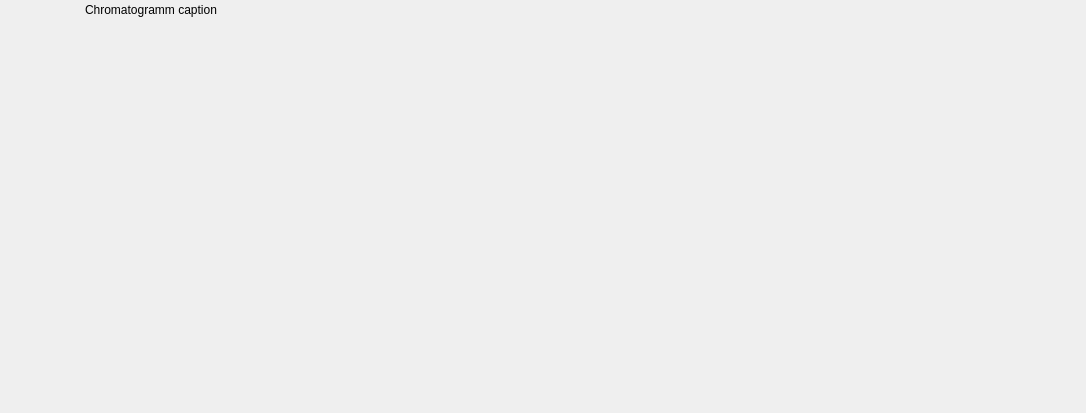
<?xml version="1.0" encoding="UTF-8"?>
<ui version="4.0">
 <class>ChromatogrammUi</class>
 <widget class="QWidget" name="ChromatogrammUi">
  <property name="geometry">
   <rect>
    <x>0</x>
    <y>0</y>
    <width>1086</width>
    <height>413</height>
   </rect>
  </property>
  <property name="windowTitle">
   <string>Form</string>
  </property>
  <layout class="QVBoxLayout" name="verticalLayout">
   <property name="spacing">
    <number>0</number>
   </property>
   <property name="leftMargin">
    <number>0</number>
   </property>
   <property name="topMargin">
    <number>0</number>
   </property>
   <property name="rightMargin">
    <number>0</number>
   </property>
   <property name="bottomMargin">
    <number>0</number>
   </property>
   <item>
    <layout class="QHBoxLayout" name="headerLayout">
     <property name="spacing">
      <number>0</number>
     </property>
     <item>
      <spacer name="leftSpacer">
       <property name="orientation">
        <enum>Qt::Horizontal</enum>
       </property>
       <property name="sizeType">
        <enum>QSizePolicy::Fixed</enum>
       </property>
       <property name="sizeHint" stdset="0">
        <size>
         <width>37</width>
         <height>0</height>
        </size>
       </property>
      </spacer>
     </item>
     <item>
      <widget class="QPushButton" name="masterActionButton">
       <property name="sizePolicy">
        <sizepolicy hsizetype="Preferred" vsizetype="Preferred">
         <horstretch>0</horstretch>
         <verstretch>0</verstretch>
        </sizepolicy>
       </property>
       <property name="minimumSize">
        <size>
         <width>14</width>
         <height>13</height>
        </size>
       </property>
       <property name="maximumSize">
        <size>
         <width>14</width>
         <height>13</height>
        </size>
       </property>
       <property name="toolTip">
        <string>Make master</string>
       </property>
       <property name="text">
        <string/>
       </property>
       <property name="icon">
        <iconset resource="../../../resource.qrc">
         <normaloff>:/resource/icons/icon_star_inactive.png</normaloff>:/resource/icons/icon_star_inactive.png</iconset>
       </property>
       <property name="iconSize">
        <size>
         <width>14</width>
         <height>13</height>
        </size>
       </property>
       <property name="flat">
        <bool>true</bool>
       </property>
      </widget>
     </item>
     <item>
      <spacer name="horizontalSpacer_3">
       <property name="orientation">
        <enum>Qt::Horizontal</enum>
       </property>
       <property name="sizeType">
        <enum>QSizePolicy::Fixed</enum>
       </property>
       <property name="sizeHint" stdset="0">
        <size>
         <width>11</width>
         <height>0</height>
        </size>
       </property>
      </spacer>
     </item>
     <item>
      <widget class="QPushButton" name="menuButton">
       <property name="sizePolicy">
        <sizepolicy hsizetype="Preferred" vsizetype="Preferred">
         <horstretch>0</horstretch>
         <verstretch>0</verstretch>
        </sizepolicy>
       </property>
       <property name="minimumSize">
        <size>
         <width>12</width>
         <height>10</height>
        </size>
       </property>
       <property name="maximumSize">
        <size>
         <width>12</width>
         <height>10</height>
        </size>
       </property>
       <property name="text">
        <string/>
       </property>
       <property name="icon">
        <iconset resource="../../../resource.qrc">
         <normaloff>:/resource/icons/icon_burger_menu.png</normaloff>:/resource/icons/icon_burger_menu.png</iconset>
       </property>
       <property name="iconSize">
        <size>
         <width>12</width>
         <height>10</height>
        </size>
       </property>
       <property name="flat">
        <bool>true</bool>
       </property>
      </widget>
     </item>
     <item>
      <spacer name="horizontalSpacer_2">
       <property name="orientation">
        <enum>Qt::Horizontal</enum>
       </property>
       <property name="sizeType">
        <enum>QSizePolicy::Fixed</enum>
       </property>
       <property name="sizeHint" stdset="0">
        <size>
         <width>11</width>
         <height>0</height>
        </size>
       </property>
      </spacer>
     </item>
     <item>
      <widget class="QLabel" name="captionLabel">
       <property name="text">
        <string>Chromatogramm caption</string>
       </property>
      </widget>
     </item>
     <item>
      <spacer name="horizontalSpacer">
       <property name="orientation">
        <enum>Qt::Horizontal</enum>
       </property>
       <property name="sizeHint" stdset="0">
        <size>
         <width>40</width>
         <height>20</height>
        </size>
       </property>
      </spacer>
     </item>
    </layout>
   </item>
   <item>
    <widget class="GenesisMarkup::GPStackedWidget" name="stackedWidget"/>
   </item>
  </layout>
 </widget>
 <customwidgets>
  <customwidget>
   <class>GenesisMarkup::GPStackedWidget</class>
   <extends>QStackedWidget</extends>
   <header location="global">ui/widgets/markup/gp_stackedwidget.h</header>
   <container>1</container>
  </customwidget>
 </customwidgets>
 <resources>
  <include location="../../../resource.qrc"/>
 </resources>
 <connections/>
</ui>
